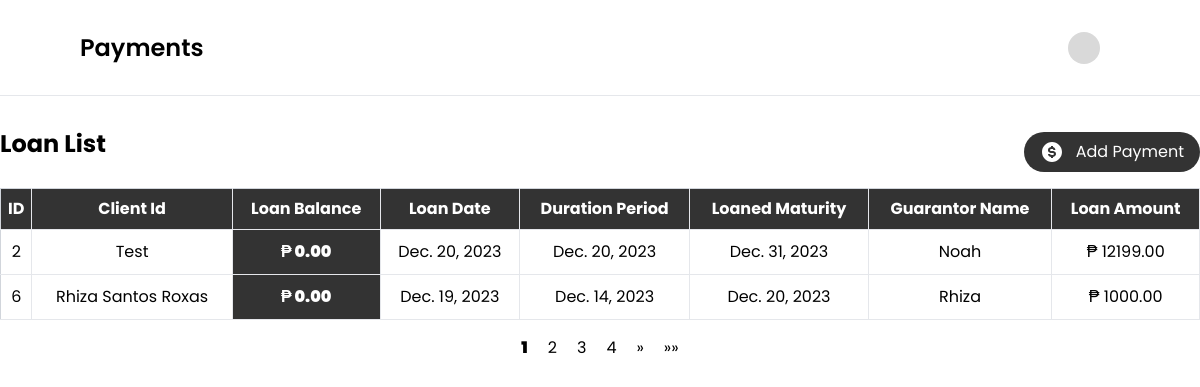
The app's page /collector/payment_list/ with its own data.
### loanmanagement/models.py (models this page shows, shortened)
class Loan(models.Model):
    client_id = models.ForeignKey(Person, on_delete=models.CASCADE)
    loan_date = models.DateField()
    duration_period = models.DateField()
    interest_rate = models.DecimalField(max_digits=10, decimal_places=2)
    loan_amount = models.DecimalField(max_digits=100, decimal_places=2)
    loan_maturity = models.DateField()
    guarantor = models.CharField(max_length=250)
    processing_fee = models.DecimalField(max_digits=10, decimal_places=2)
    loan_balance = models.DecimalField(max_digits=10, decimal_places=2, null=True)
    net = models.DecimalField(max_digits=10, decimal_places=2)
    checking_no = models.CharField(max_length=250, null=False, blank=False)
    has_active_loan = models.BooleanField(default=True)
    def __str__(self):
        status = "Active" if self.has_active_loan else "Inactive"
        return f"{self.client_id.name} (ID: {self.id}, Status: {status})"

class Person(models.Model):
    name = models.CharField(max_length=250, null=False, blank=False)
    address = models.CharField(max_length=250, null=False, blank=False)
    picture = models.ImageField(upload_to='images/', null=True, blank=True)
    document = models.FileField(upload_to='documents/', null=True, blank=True)
    created_at = models.DateTimeField(auto_now_add=True)
    def __str__(self):
        return self.name

### collector/views.py (the view)
# urls.py: path('payment_list/', views.payment_list, name='payment_list'),
def payment_list(request):
    loans = Loan.objects.all()
    paginated = Paginator(loans, 2)
    page_number = request.GET.get('page')
    page = paginated.get_page(page_number)
    form = PaymentForm(request.POST)
    return render(request, 'collectorDashboard.html', {'loans': page, 'form': form, 'paginator': paginated})

### collector/templates/collectorDashboard.html (shortened to what this page needs)
<!doctype html>
<html lang="en">
<head>
    <script src="https://cdn.tailwindcss.com"></script>
    <link href='https://unpkg.com/boxicons@2.0.7/css/boxicons.min.css' rel='stylesheet'>
    <link rel="stylesheet" href="https://cdn.jsdelivr.net/npm/flatpickr/dist/flatpickr.min.css">
</head>
<body>
<div>
{% load widget_tweaks %}
 <div>
    <div class="flex justify-between bg-white h-24 items-center px-6 md:px-20 py-auto border-b">
        <h2 class="text-xl md:text-2xl font-semibold">Payments</h2>
        <div class="flex gap-2 md:gap-5 justify-center items-center">
            {% load static %}
            <img src="{% static 'images/svg/skeleton.svg' %}" class="w-6 h-6 md:w-8 h-8">
        </div>
    </div>
    <div class="mx-3 md:mx-auto max-w-[1240px] mt-8">
        <div class="flex justify-between items-center mb-3">
            <h1 class="md:text-2xl text-xl font-bold mb-4">Loan List</h1>
            <button type="submit" id="openModalBtn" class=" text-[12px] md:text-[16px] flex items-center justify-center gap-3 bg-black/80 text-white py-1 md:py-2 px-4 rounded-[50px]">
                <img/>Add Payment
            </button>
        </div>
        <table class="min-w-full bg-white border border-gray-300">
            <thead>
                <tr class="bg-black/80 text-white">
                    <th class="py-2 px-1 border-b border-r">ID</th>
                    <th class="py-2 px-1 border-b border-r">Client Id</th>
                    <th class="py-2 px-1 border-b border-r">Loan Balance</th>
                    <th class="py-2 px-1 border-b border-r">Loan Date</th>
                    <th class="py-2 px-1 border-b border-r">Duration Period</th>
                    <th class="py-2 px-1 border-b border-r">Loaned Maturity</th>
                    <th class="py-2 px-1 border-b border-r">Guarantor Name</th>
                    <th class="py-2 px-1 border-b border-r">Loan Amount</th>
                </tr>
            </thead>
            <tbody>
                {% for loan in loans %}
                    <tr class="text-center">
                        <td class="py-2 px-1 border-b border-r py-2.5">{{ loan.id }}</td>
                        <td class="py-2 px-1 border-b border-r py-2.5">{{ loan.client_id }}</td>
                        <td class="py-2 px-1 border-b border-r py-2.5 font-black bg-black/80 text-white">₱ {{ loan.loan_balance }}</td>
                        <td class="py-2 px-1 border-b border-r py-2.5">{{ loan.loan_date }}</td>
                        <td class="py-2 px-1 border-b border-r py-2.5">{{ loan.duration_period }}</td>
                        <td class="py-2 px-1 border-b border-r py-2.5">{{ loan.loan_maturity }}</td>
                        <td class="py-2 px-1 border-b border-r py-2.5">{{ loan.guarantor }}</td>
                        <td class="py-2 px-1 border-b border-r py-2.5">₱ {{ loan.loan_amount }}</td>
                    </tr>
                {% endfor %}
            </tbody>
        </table>
         <div class="flex justify-center mt-4">
        <ul class="pagination flex justify-center items-center gap-5">
            {% for num in loans.paginator.page_range %}
                {% if loans.number == num %}
                    <li class="active font-black"><span>{{ num }} <span class="sr-only">(current)</span></span></li>
                {% else %}
                    <li><a href="?page={{ num }}">{{ num }}</a></li>
                {% endif %}
            {% endfor %}
            {% if loans.has_next %}
                <li><a href="?page={{ loans.next_page_number }}">&raquo;</a></li>
                <li><a href="?page={{ loans.paginator.num_pages }}">&raquo;&raquo;</a></li>
            {% endif %}
        </ul>
    </div>
    </div>
</div>
</body>
</html>

### collector/templates/collectorDashboard.html (style rules this page uses)
body { font-family: 'Poppins', sans-serif; }

### records on screen
Loan: id "2", client_id "Test", loan_balance "0.00", loan_date "Dec. 20, 2023", duration_period "Dec. 20, 2023", loan_maturity "Dec. 31, 2023", guarantor "Noah", loan_amount "12199.00"
Loan: id "6", client_id "Rhiza Santos Roxas", loan_balance "0.00", loan_date "Dec. 19, 2023", duration_period "Dec. 14, 2023", loan_maturity "Dec. 20, 2023", guarantor "Rhiza", loan_amount "1000.00"

### other values on screen
{{ num }} "1"
{{ num }} "2" "3" "4"
